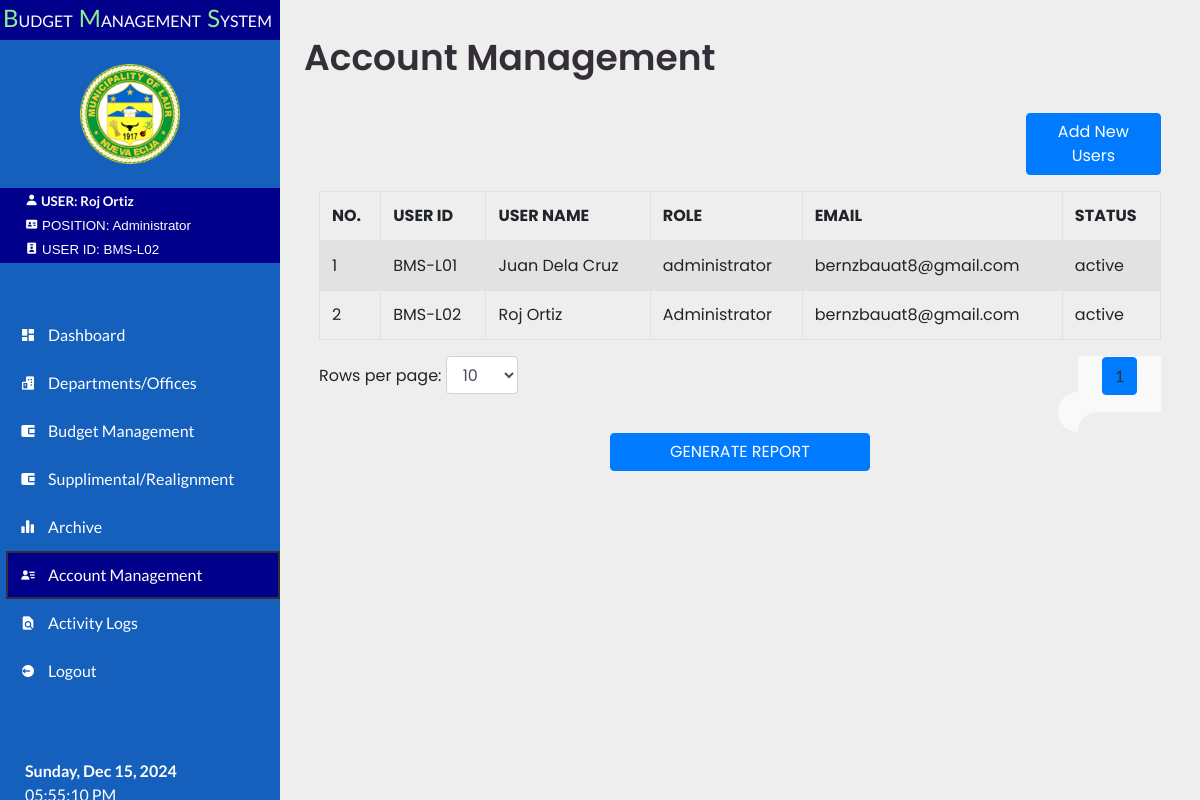
Page /account.php (signed in) on the committed database.
### tables this page shows
CREATE TABLE `users` (
  `id` int(11) NOT NULL,
  `username` varchar(255) NOT NULL,
  `password` varchar(255) NOT NULL,
  `role` varchar(255) NOT NULL,
  `fullname` varchar(255) NOT NULL,
  `user_id` varchar(100) NOT NULL,
  `email` varchar(250) NOT NULL,
  `status` varchar(250) NOT NULL
);

### account.php (the view, shortened to what this page needs)
<?php
require 'db_connect.php';
$rowsPerPage = isset($_GET['rowsPerPage']) && is_numeric($_GET['rowsPerPage']) ? (int)$_GET['rowsPerPage'] : 10;
$page = isset($_GET['page']) && is_numeric($_GET['page']) ? (int)$_GET['page'] : 1;
$offset = ($page - 1) * $rowsPerPage;
if ($rowsPerPage === 'all') {
    $sql = "SELECT role, fullname, user_id, email, status FROM users";
} else {
    $sql = "SELECT role, fullname, user_id, email, status FROM users LIMIT ?, ?";
}
$stmt = $conn->prepare($sql);
if ($rowsPerPage !== 'all') {
    $stmt->bind_param("ii", $offset, $rowsPerPage);
}
$stmt->execute();
$result = $stmt->get_result();
$totalRowsResult = $conn->query("SELECT COUNT(*) AS total FROM users");
$totalRows = $totalRowsResult->fetch_assoc()['total'];
$totalPages = $rowsPerPage === 'all' ? 1 : ceil($totalRows / $rowsPerPage);
?>
<!DOCTYPE html>
<html lang="en">
<head>
	<link href='https://unpkg.com/boxicons@2.0.9/css/boxicons.min.css' rel='stylesheet'>
	<link rel="stylesheet" href="assets/css/style.css">
	<link href="https://stackpath.bootstrapcdn.com/bootstrap/4.5.2/css/bootstrap.min.css" rel="stylesheet">
</head>
<body>
	<?php require("./sidemenu.php"); ?>
    <section id="content" style="background: transparent;">
  <main>
    <div class="head-title">
      <div class="left">
        <h1>Account Management</h1>
      </div>
    </div>
    <div class="container mt-4">
   <div class="d-flex justify-content-end" style="padding-left:30px;">
  <button type="button" class="btn btn-primary col-md-2 mb-3" data-bs-toggle="modal" data-bs-target="#addDataModal">
    Add New Users
  </button>
  </div>
      <div class="table-responsive" style="max-height: 500px; overflow-y: auto;">
        <table class="table table-bordered table-striped table-hover">
          <thead>
            <tr>
              <th>NO.</th>
              <th>USER ID</th>
              <th>USER NAME</th>
              <th>ROLE</th>
              <th>EMAIL</th>
              <th>STATUS</th>
            </tr>
          </thead>
          <tbody>
            <?php
            if ($result->num_rows > 0) {
                $i = $offset + 1;
                while ($row = $result->fetch_assoc()) {
                    echo "<tr>
                          <td>{$i}</td>
                          <td>{$row['user_id']}</td>
                          <td>{$row['fullname']}</td>
                          <td>{$row['role']}</td>
                          <td>{$row['email']}</td>
                          <td>{$row['status']}</td>
                        </tr>";
                    $i++;
                }
            } else {
                echo "<tr><td colspan='9'>No records found</td></tr>";
            }
            ?>
          </tbody>
        </table>
      </div>
      <div class="d-flex justify-content-between">
    <div class="form-group">
        <label for="rowsPerPage">Rows per page:</label>
        <select id="rowsPerPage" class="form-control" style="width: auto; display: inline-block;" onchange="changeRowsPerPage(this.value)">
            <option value="10" <?php if ($rowsPerPage == 10) echo "selected"; ?>>10</option>
        </select>
    </div>
    <?php if ($rowsPerPage !== 'all'): ?>
    <nav aria-label="Table pagination">
        <ul class="pagination">
            <?php for ($i = 1; $i <= $totalPages; $i++): ?>
                <li class="page-item <?php if ($i == $page) echo 'active'; ?>"><a class="page-link" href="?page=<?php echo $i; ?>&rowsPerPage=<?php echo $rowsPerPage; ?>"><?php echo $i; ?></a></li>
            <?php endfor; ?>
        </ul>
    </nav>
    <?php endif; ?>
</div>
    </div>
    <div class="d-flex justify-content-center align-items-center" style="height: 10vh;">
        <div class="col-4">
            <button class="btn btn-primary fw-bold btn-block" id="generate-report-account">GENERATE REPORT</button>
        </div>
    </div>
  </main>
</section>
</body>
</html>

### assets/css/style.css (style rules this page uses)
* { margin: 0; padding: 0; box-sizing: border-box; }
a { text-decoration: none; }
li { list-style: none; }
:root { --poppins: 'Poppins', sans-serif; --lato: 'Lato', sans-serif; --light: #F9F9F9; --blue: #3C91E6; --light-blue: #CFE8FF; --grey: #eee; --dark-grey: #AAAAAA; --dark: #342E37; --red: #DB504A; --yellow: #FFCE26; --light-yellow: #FFF2C6; --orange: #FD7238; --light-orange: #FFE0D3; }
html { overflow-x: hidden; }
body { background: var(--grey); overflow-x: hidden; }
#content { position: relative; width: calc(100% - 280px); left: 280px; transition: .3s ease; }
#content nav { height: 56px; background: var(--light); padding: 0 24px; display: flex; align-items: center; grid-gap: 24px; font-family: var(--lato); position: sticky; top: 0; left: 0; z-index: 1000; }
#content nav::before { content: ''; position: absolute; width: 40px; height: 40px; bottom: -40px; left: 0; border-radius: 50%; box-shadow: -20px -20px 0 var(--light); }
#content nav a { color: var(--dark); }
#content main { width: 100%; padding: 36px 24px; font-family: var(--poppins); max-height: calc(100vh - 56px); overflow-y: auto; }
#content main .head-title { display: flex; align-items: center; justify-content: space-between; grid-gap: 16px; flex-wrap: wrap; }
#content main .head-title .left h1 { font-size: 36px; font-weight: 600; margin-bottom: 10px; color: var(--dark); }

### account.php (style rules this page uses)
table tbody tr td { white-space: nowrap; overflow: hidden; text-overflow: ellipsis; }
table th { white-space: nowrap; overflow: hidden; text-overflow: ellipsis; }

### rows in the picture
users: user "BMS-L01", fullname "Juan Dela Cruz", role "administrator", email "bernzbauat8@gmail.com", status "active"
users: user "BMS-L02", fullname "Roj Ortiz", role "Administrator", email "bernzbauat8@gmail.com", status "active"

### other values in the picture
$fullname "Roj Ortiz"
$role "Administrator"
$user_id "BMS-L02"
